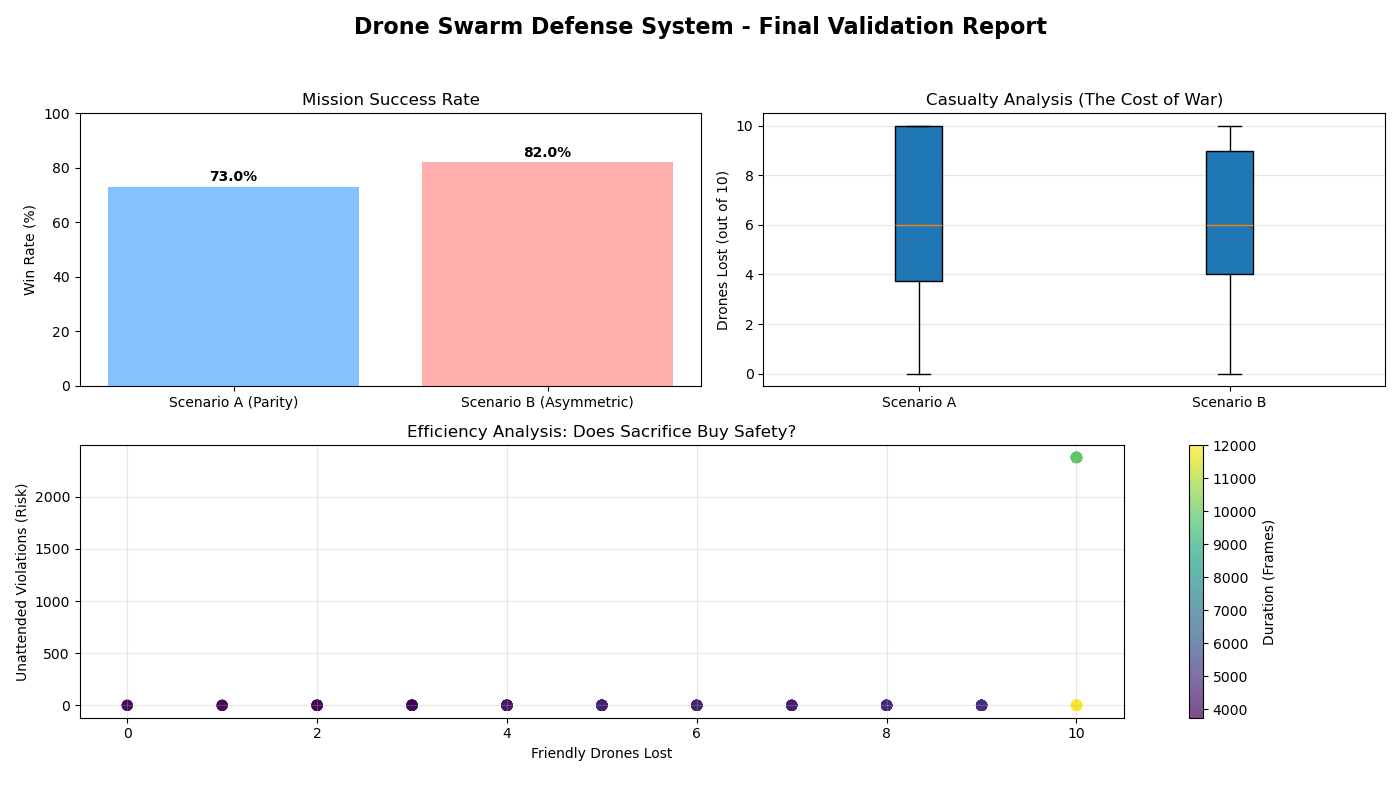

The script that saved this image:
import pandas as pd
import matplotlib.pyplot as plt
import sys
import os

def generate_dashboard():
    # 1. Load Data
    csv_path = "validation_results.csv"
    if not os.path.exists(csv_path):
        print(f"[ERROR] Could not find '{csv_path}'. Run 'batch_validator.py' first!")
        return

    df = pd.read_csv(csv_path)
    
    # 2. Setup Dashboard
    fig = plt.figure(figsize=(14, 8))
    fig.suptitle('Drone Swarm Defense System - Final Validation Report', fontsize=16, weight='bold')
    
    # --- PLOT 1: Win Rate Comparison (Pie Charts) ---
    ax1 = plt.subplot(2, 2, 1)
    
    # Calculate Wins
    scen_a_wins = len(df[(df['Scenario'] == 'A') & (df['Outcome'] == 'WIN')])
    scen_a_total = len(df[df['Scenario'] == 'A'])
    
    scen_b_wins = len(df[(df['Scenario'] == 'B') & (df['Outcome'] == 'WIN')])
    scen_b_total = len(df[df['Scenario'] == 'B'])
    
    # Data for Plot
    labels = ['Scenario A (Parity)', 'Scenario B (Asymmetric)']
    # Handle case where total is 0 to avoid division by zero
    if scen_a_total == 0: scen_a_total = 1
    if scen_b_total == 0: scen_b_total = 1
    
    win_rates = [(scen_a_wins/scen_a_total)*100, (scen_b_wins/scen_b_total)*100]
    colors = ['#66b3ff', '#ff9999']
    
    ax1.bar(labels, win_rates, color=colors, alpha=0.8)
    ax1.set_ylim(0, 100)
    ax1.set_ylabel('Win Rate (%)')
    ax1.set_title('Mission Success Rate')
    for i, v in enumerate(win_rates):
        ax1.text(i, v + 2, f"{v:.1f}%", ha='center', fontweight='bold')

    # --- PLOT 2: Friendly Losses (Box Plot) ---
    ax2 = plt.subplot(2, 2, 2)
    data_a = df[df['Scenario']=='A']['Friendly_Losses']
    data_b = df[df['Scenario']=='B']['Friendly_Losses']
    
    ax2.boxplot([data_a, data_b], labels=['Scenario A', 'Scenario B'], patch_artist=True)
    ax2.set_ylabel('Drones Lost (out of 10)')
    ax2.set_title('Casualty Analysis (The Cost of War)')
    ax2.grid(True, axis='y', alpha=0.3)

    # --- PLOT 3: Unattended Time (Violations) ---
    ax3 = plt.subplot(2, 1, 2)
    
    # Scatter plot: Violations vs Friendly Losses
    # Does losing drones make us safer? (Optimization Curve)
    scat = ax3.scatter(df['Friendly_Losses'], df['Violations'], c=df['Steps'], cmap='viridis', alpha=0.7, s=50)
    
    cbar = plt.colorbar(scat, ax=ax3)
    cbar.set_label('Duration (Frames)')
    
    ax3.set_xlabel('Friendly Drones Lost')
    ax3.set_ylabel('Unattended Violations (Risk)')
    ax3.set_title('Efficiency Analysis: Does Sacrifice Buy Safety?')
    ax3.grid(True, alpha=0.3)

    plt.tight_layout(rect=[0, 0.03, 1, 0.95])
    
    # Save to file for verification
    plt.savefig('dashboard.png')
    print("[INFO] Dashboard generated and saved to dashboard.png.")
    # plt.show() # Commented out for headless environment

if __name__ == "__main__":
    generate_dashboard()
